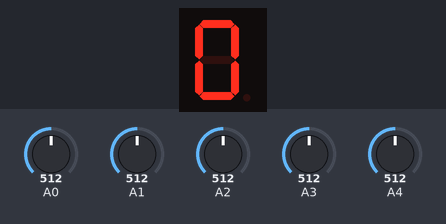
Simulated run of this sketch. Board: Arduino Uno, built with avr-gcc and run on an emulated ATmega328P. On the bench: 1-digit seven-segment display. Wiring (inferred from the names in the program): 1-digit 7-segment display, segments lit when HIGH: segments pin 3, pin 4, pin 7, pin 6, pin 5, pin 2, pin 1. Inputs (shaded band) come from the test bench; at power-on: A0 = 512, A1 = 512, A2 = 512, A3 = 512, A4 = 512. The segment pins are drawn as the display they are named for.

Above: at 1.2 s.
1.3 s: A0 set to 489
At 2.5 s:
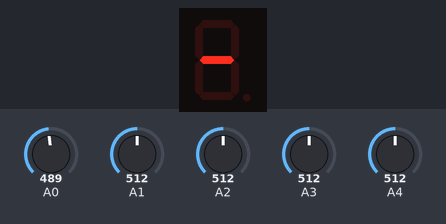
2.8 s: A0 set to 510
At 3.6 s:
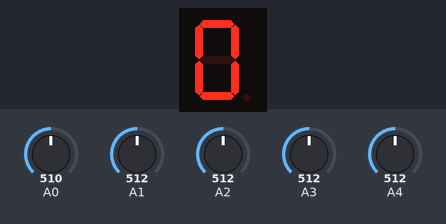
4.3 s: A0 set to 490
At 4.8 s:
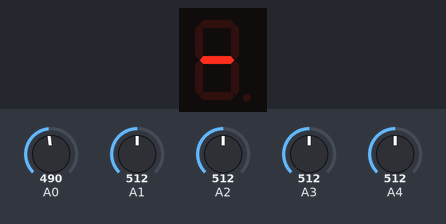
Timing chart, 0 to 7.3 s (numbered marks = the images above; inputs shaded):
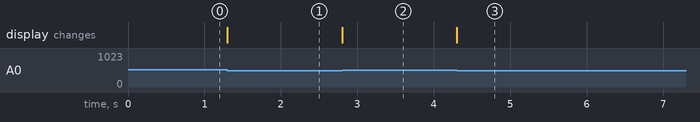

The sketch:

Codigo_guante_de_senas.ino
```cpp
int pulgar = 0;
int indice = 0;
int medio = 0;
int anular = 0;
int menique = 0;

int G = 1;
int F = 2;
int A = 3;
int B = 4;
int E = 5;
int D = 6;
int C = 7;

void setup()
{
  //serial.begin(9600)

 pinMode(G, OUTPUT);
 pinMode(F, OUTPUT);
 pinMode(A, OUTPUT);
 pinMode(B, OUTPUT);
 pinMode(E, OUTPUT);
 pinMode(D, OUTPUT);
 pinMode(C, OUTPUT);

}

void loop()
{
  pulgar = analogRead(0);
  indice = analogRead(1);
  medio = analogRead(2);
  anular = analogRead(3);
  menique = analogRead(4);

  if(pulgar < 350 && indice > 1000 && medio > 1000 && anular > 1000 && menique > 1000)
  {
    //A
    digitalWrite(G, HIGH);
    digitalWrite(F, HIGH);
    digitalWrite(A, HIGH);
    digitalWrite(B, HIGH);
    digitalWrite(E, HIGH);
    digitalWrite(D, LOW);
    digitalWrite(C, HIGH);
  }
  else if(pulgar > 1000 && indice > 1000 && medio > 1000 && anular > 1000 && menique > 1000)
  {
     //E
    digitalWrite(G, HIGH);
    digitalWrite(F, HIGH);
    digitalWrite(A, HIGH);
    digitalWrite(B, LOW);
    digitalWrite(E, HIGH);
    digitalWrite(D, HIGH);
    digitalWrite(C, LOW);
  }
  else if(pulgar > 1000 && indice > 1000 && medio > 1000 && anular > 1000 && menique < 350)
  {
     //I
    digitalWrite(G, LOW);
    digitalWrite(F, LOW);
    digitalWrite(A, LOW);
    digitalWrite(B, HIGH);
    digitalWrite(E, LOW);
    digitalWrite(D, LOW);
    digitalWrite(C, HIGH);
  }
  else if ( (pulgar > 500 && pulgar < 700) && (indice > 500 && indice < 700) && (medio > 500 && medio < 700 ) && (anular > 500 && anular < 700) && (menique > 500 && menique < 700))
  {
    //O
    digitalWrite(G, LOW);
    digitalWrite(F, HIGH);
    digitalWrite(A, HIGH);
    digitalWrite(B, HIGH);
    digitalWrite(E, HIGH);
    digitalWrite(D, HIGH);
    digitalWrite(C, HIGH);
  }
  else if(pulgar > 1000 && indice < 350 && medio < 350 && anular > 1000 && menique < 350)
  {
    //U
    digitalWrite(G, LOW);
    digitalWrite(F, HIGH);
    digitalWrite(A, LOW);
    digitalWrite(B, HIGH);
    digitalWrite(E, HIGH);
    digitalWrite(D, HIGH);
    digitalWrite(C, HIGH);
  }
  else
  {
    //SIN LETRA
    digitalWrite(G, HIGH);
    digitalWrite(F, LOW);
    digitalWrite(A, LOW);
    digitalWrite(B, LOW);
    digitalWrite(E, LOW);
    digitalWrite(D, LOW);
    digitalWrite(C, LOW);
  }
  /*
  Serial.print("Pulgar: ");
  Serial.println(pulgar);
  Serial.print("Indice: ");
  Serial.println(indice);
  Serial.print("Medio: ");
  Serial.println(medio);
  Serial.print("Anular: ");
  Serial.println(anular);
  Serial.print("Menique: ");
  Serial.println(menique);
  Serial.println();
  Serial.println();
  */
  delay (10);
}
```

Measured:
- the behaviour switches between 501 and 500 on A0 (found by bisection; images 0 and 1)
- after the input at 1.3 s, the display: changes at once (image 1)
- after the input at 2.8 s, the display: changes at once (image 2)
- after the input at 4.3 s, the display: changes at once (image 3)
